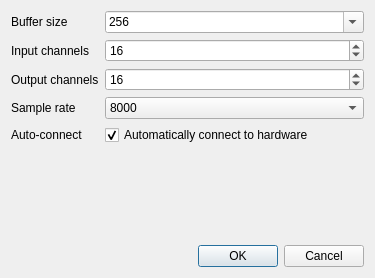
<?xml version="1.0" encoding="UTF-8"?>
<ui version="4.0">
 <class>PwAsioDialog</class>
 <widget class="QDialog" name="PwAsioDialog">
  <property name="geometry">
   <rect>
    <x>0</x>
    <y>0</y>
    <width>375</width>
    <height>278</height>
   </rect>
  </property>
  <property name="windowTitle">
   <string>PipeWire ASIO Settings</string>
  </property>
  <layout class="QVBoxLayout" name="verticalLayout_3">
   <item>
    <layout class="QVBoxLayout" name="verticalLayout">
     <item>
      <layout class="QFormLayout" name="formLayout">
       <item row="0" column="0">
        <widget class="QLabel" name="label">
         <property name="text">
          <string>Buffer size</string>
         </property>
        </widget>
       </item>
       <item row="0" column="1">
        <widget class="QComboBox" name="bufferSize">
         <property name="focusPolicy">
          <enum>Qt::StrongFocus</enum>
         </property>
         <property name="inputMethodHints">
          <set>Qt::ImhDigitsOnly</set>
         </property>
         <property name="editable">
          <bool>true</bool>
         </property>
         <property name="currentText">
          <string notr="true">256</string>
         </property>
         <property name="placeholderText">
          <string notr="true"/>
         </property>
         <item>
          <property name="text">
           <string notr="true">256</string>
          </property>
         </item>
         <item>
          <property name="text">
           <string notr="true">384</string>
          </property>
         </item>
         <item>
          <property name="text">
           <string notr="true">512</string>
          </property>
         </item>
         <item>
          <property name="text">
           <string notr="true">1024</string>
          </property>
         </item>
         <item>
          <property name="text">
           <string notr="true">2024</string>
          </property>
         </item>
        </widget>
       </item>
       <item row="1" column="0">
        <widget class="QLabel" name="label_5">
         <property name="text">
          <string>Input channels</string>
         </property>
        </widget>
       </item>
       <item row="1" column="1">
        <widget class="QSpinBox" name="inputChannels">
         <property name="minimum">
          <number>0</number>
         </property>
         <property name="maximum">
          <number>64</number>
         </property>
         <property name="value">
          <number>16</number>
         </property>
        </widget>
       </item>
       <item row="2" column="0">
        <widget class="QLabel" name="label_6">
         <property name="text">
          <string>Output channels</string>
         </property>
        </widget>
       </item>
       <item row="2" column="1">
        <widget class="QSpinBox" name="outputChannels">
         <property name="minimum">
          <number>0</number>
         </property>
         <property name="maximum">
          <number>64</number>
         </property>
         <property name="value">
          <number>16</number>
         </property>
        </widget>
       </item>
       <item row="3" column="0">
        <widget class="QLabel" name="label_7">
         <property name="text">
          <string>Sample rate</string>
         </property>
        </widget>
       </item>
       <item row="3" column="1">
        <widget class="QComboBox" name="sampleRate">
         <property name="currentText">
          <string notr="true">44100</string>
         </property>
         <item>
          <property name="text">
           <string notr="true">8000</string>
          </property>
         </item>
         <item>
          <property name="text">
           <string notr="true">11025</string>
          </property>
         </item>
         <item>
          <property name="text">
           <string notr="true">16000</string>
          </property>
         </item>
         <item>
          <property name="text">
           <string notr="true">22050</string>
          </property>
         </item>
         <item>
          <property name="text">
           <string notr="true">32000</string>
          </property>
         </item>
         <item>
          <property name="text">
           <string notr="true">44100</string>
          </property>
         </item>
         <item>
          <property name="text">
           <string notr="true">48000</string>
          </property>
         </item>
         <item>
          <property name="text">
           <string notr="true">88200</string>
          </property>
         </item>
         <item>
          <property name="text">
           <string notr="true">96000</string>
          </property>
         </item>
         <item>
          <property name="text">
           <string notr="true">176400</string>
          </property>
         </item>
         <item>
          <property name="text">
           <string notr="true">192000</string>
          </property>
         </item>
        </widget>
       </item>
       <item row="4" column="0">
        <widget class="QLabel" name="label_8">
         <property name="text">
          <string>Auto-connect</string>
         </property>
        </widget>
       </item>
       <item row="4" column="1">
        <widget class="QCheckBox" name="autoConnect">
         <property name="text">
          <string>Automatically connect to hardware</string>
         </property>
         <property name="checked">
          <bool>true</bool>
         </property>
        </widget>
       </item>
      </layout>
     </item>
    </layout>
   </item>
   <item>
    <widget class="QDialogButtonBox" name="buttonBox">
     <property name="standardButtons">
      <set>QDialogButtonBox::Cancel|QDialogButtonBox::Ok</set>
     </property>
    </widget>
   </item>
  </layout>
 </widget>

 <resources/>
 <connections>
  <connection>
   <sender>buttonBox</sender>
   <signal>accepted()</signal>
   <receiver>PwAsioDialog</receiver>
   <slot>accept()</slot>
   <hints>
    <hint type="sourcelabel">
     <x>248</x>
     <y>254</y>
    </hint>
    <hint type="destinationlabel">
     <x>157</x>
     <y>274</y>
    </hint>
   </hints>
  </connection>
  <connection>
   <sender>buttonBox</sender>
   <signal>rejected()</signal>
   <receiver>PwAsioDialog</receiver>
   <slot>reject()</slot>
   <hints>
    <hint type="sourcelabel">
     <x>316</x>
     <y>260</y>
    </hint>
    <hint type="destinationlabel">
     <x>286</x>
     <y>274</y>
    </hint>
   </hints>
  </connection>
     <connection>
    <sender>bufferSize</sender>
    <signal>editTextChanged(QString)</signal>
    <receiver>PwAsioDialog</receiver>
    <slot>bufferSizeSet(QString)</slot>
    <hints>
     <hint type="sourcelabel">
      <x>238</x>
      <y>23</y>
     </hint>
     <hint type="destinationlabel">
      <x>187</x>
      <y>138</y>
     </hint>
    </hints>
   </connection>

  <connection>
   <sender>inputChannels</sender>
   <signal>valueChanged(int)</signal>
   <receiver>PwAsioDialog</receiver>
   <slot>inputChannelsChanged(int)</slot>
   <hints>
    <hint type="sourcelabel">
     <x>300</x>
     <y>150</y>
    </hint>
    <hint type="destinationlabel">
     <x>187</x>
     <y>138</y>
    </hint>
   </hints>
  </connection>
     <connection>
    <sender>outputChannels</sender>
    <signal>valueChanged(int)</signal>
    <receiver>PwAsioDialog</receiver>
    <slot>outputChannelsChanged(int)</slot>
    <hints>
     <hint type="sourcelabel">
      <x>300</x>
      <y>180</y>
     </hint>
     <hint type="destinationlabel">
      <x>187</x>
      <y>138</y>
     </hint>
    </hints>
   </connection>
   <connection>
    <sender>sampleRate</sender>
    <signal>currentIndexChanged(QString)</signal>
    <receiver>PwAsioDialog</receiver>
    <slot>sampleRateChanged(QString)</slot>
    <hints>
     <hint type="sourcelabel">
      <x>300</x>
      <y>210</y>
     </hint>
     <hint type="destinationlabel">
      <x>187</x>
      <y>138</y>
     </hint>
    </hints>
   </connection>
   <connection>
    <sender>autoConnect</sender>
    <signal>toggled(bool)</signal>
    <receiver>PwAsioDialog</receiver>
    <slot>autoConnectChanged(bool)</slot>
    <hints>
     <hint type="sourcelabel">
      <x>300</x>
      <y>240</y>
     </hint>
     <hint type="destinationlabel">
      <x>187</x>
      <y>138</y>
     </hint>
    </hints>
   </connection>
 </connections>
 <slots>
  <slot>bufferSizeSet(QString)</slot>
  <slot>inputChannelsChanged(int)</slot>
  <slot>outputChannelsChanged(int)</slot>
  <slot>sampleRateChanged(QString)</slot>
  <slot>autoConnectChanged(bool)</slot>
 </slots>
</ui>
